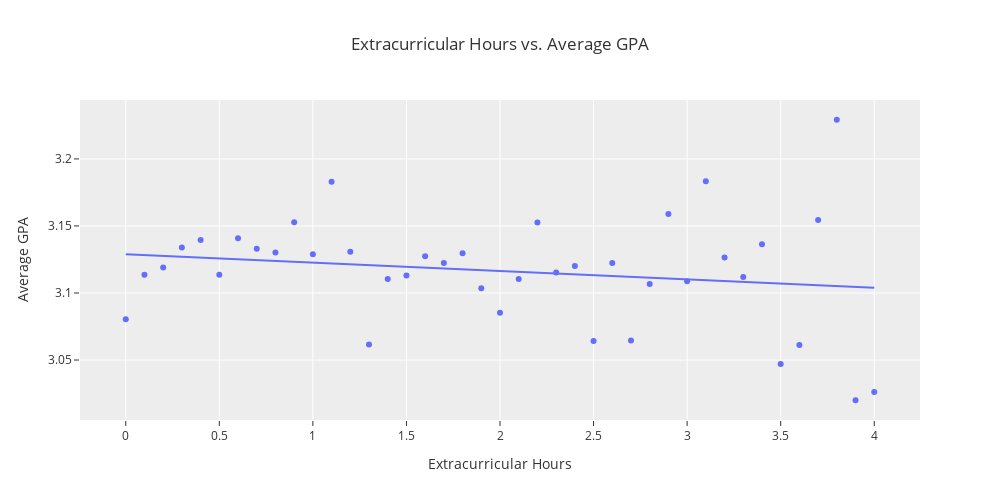

Source (notebook cell):
### Markdown cell above
### Based on this scatter plot, there is hardly any correlation between how many hours a student socializes and GPA. The trendline shows how dispersed the data points are from it, and the trendline's values confirm that. The line's score is 0.245, meaning it accounts for only about 24% of the data points. Overall, there is not much correlation. 

### Some aspects of this graph would make sense, as the negative correlation suggests that one would have less time to socialize with others, as they would be more focused on their education.

### Code cell
DF_extrain = DF_india.groupby('Extracurricular Hours')['GPA'].mean().reset_index()
DF_extrain

fig_extrain = px.scatter(DF_extrain, x = 'Extracurricular Hours', y = 'GPA',
                  title = 'Extracurricular Hours vs. Average GPA',
                      trendline = 'ols')
fig_extrain.update_layout(bargap=0.02,
                  yaxis_title = 'Average GPA',
                   autosize=False,
                   width=1000,
                   height=500,
                  template="ggplot2"
                       )
fig_extrain.show()

### Figure 1 — Plotly figure (JSON) as saved in the notebook; plotly's stock layout.template omitted (floating-point values rounded to 4 significant figures)
{"data": [{"hovertemplate": "Extracurricular Hours=%{x}<br>GPA=%{y}<extra></extra>", "legendgroup": "", "marker": {"color": "#636efa", "symbol": "circle"}, "mode": "markers", "name": "", "orientation": "v", "showlegend": false, "type": "scatter", "x": [0.0, 0.1, 0.2, 0.3, 0.4, 0.5, 0.6, 0.7, 0.8, 0.9, 1.0, 1.1, 1.2, 1.3, 1.4, 1.5, 1.6, 1.7, 1.8, 1.9, 2.0, 2.1, 2.2, 2.3, 2.4, 2.5, 2.6, 2.7, 2.8, 2.9, 3.0, 3.1, 3.2, 3.3, 3.4, 3.5, 3.6, 3.7, 3.8, 3.9, 4.0], "xaxis": "x", "y": [3.08, 3.114, 3.119, 3.134, 3.139, 3.114, 3.141, 3.133, 3.13, 3.153, 3.129, 3.183, 3.131, 3.061, 3.11, 3.113, 3.127, 3.122, 3.13, 3.104, 3.085, 3.11, 3.153, 3.115, 3.12, 3.064, 3.122, 3.065, 3.107, 3.159, 3.109, 3.183, 3.126, 3.112, 3.136, 3.047, 3.061, 3.155, 3.229, 3.02, 3.026], "yaxis": "y"}, {"hovertemplate": "<b>OLS trendline</b><br>GPA = -0.00623778 * Extracurricular Hours + 3.12888<br>R<sup>2</sup>=0.033284<br><br>Extracurricular Hours=%{x}<br>GPA=%{y} <b>(trend)</b><extra></extra>", "legendgroup": "", "marker": {"color": "#636efa", "symbol": "circle"}, "mode": "lines", "name": "", "showlegend": false, "type": "scatter", "x": [0.0, 0.1, 0.2, 0.3, 0.4, 0.5, 0.6, 0.7, 0.8, 0.9, 1.0, 1.1, 1.2, 1.3, 1.4, 1.5, 1.6, 1.7, 1.8, 1.9, 2.0, 2.1, 2.2, 2.3, 2.4, 2.5, 2.6, 2.7, 2.8, 2.9, 3.0, 3.1, 3.2, 3.3, 3.4, 3.5, 3.6, 3.7, 3.8, 3.9, 4.0], "xaxis": "x", "y": [3.129, 3.128, 3.128, 3.127, 3.126, 3.126, 3.125, 3.125, 3.124, 3.123, 3.123, 3.122, 3.121, 3.121, 3.12, 3.12, 3.119, 3.118, 3.118, 3.117, 3.116, 3.116, 3.115, 3.115, 3.114, 3.113, 3.113, 3.112, 3.111, 3.111, 3.11, 3.11, 3.109, 3.108, 3.108, 3.107, 3.106, 3.106, 3.105, 3.105, 3.104], "yaxis": "y"}], "layout": {"autosize": false, "bargap": 0.02, "height": 500, "legend": {"tracegroupgap": 0}, "title": {"text": "Extracurricular Hours vs. Average GPA"}, "width": 1000, "xaxis": {"anchor": "y", "domain": [0, 1], "title": {"text": "Extracurricular Hours"}}, "yaxis": {"anchor": "x", "domain": [0, 1], "title": {"text": "Average GPA"}}}}
